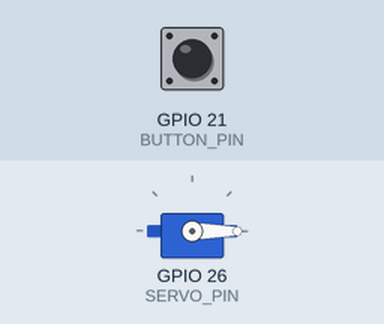
Recording of a sketch running on a simulated ESP32. Parts: servo. The inputs (shaded band) are chosen by the test bench; at power-on: GPIO 21 (BUTTON_PIN) HIGH. WiFi joins after 1.5 s; servers stay silent unless stated; network time is answered at once with the bench clock; the local clock reads 2024-03-15 10:24:30 at power-on unless the sketch sets it; what the sketch prints to the serial monitor is not drawn.

Above: at 3.7 s.
3.8 s: GPIO 21 (BUTTON_PIN) pulled LOW for 0.15 s
At 4.5 s:
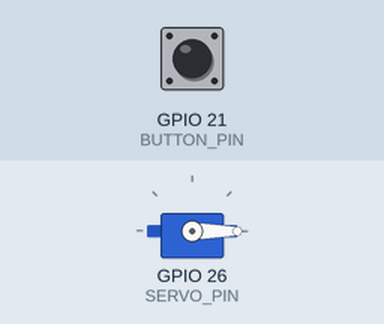
Timing chart, 0 to 12.9 s (numbered marks = the images above; inputs shaded):
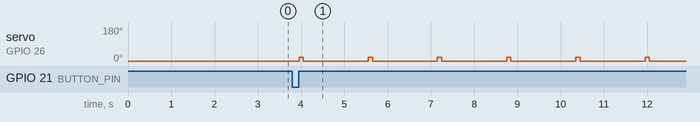

The sketch:

clock.ino
```cpp
#include <WiFi.h>
#include <WiFiUdp.h>
#include <NTPClient.h>
#include <TimeLib.h>
#include <ESP32Servo.h>
#include "ESPAsyncWebServer.h"

// PINs
#define SERVO_PIN 26
#define BUTTON_PIN 21

// Global variables
Servo servoMotor;
WiFiUDP ntpUDP;
int servoInitPos = 0;
int servoFinalPos = 20;
AsyncWebServer server(80);
int cur_speed;
unsigned long last_unix_epoch; // Unix epoch time spot of the most recent reset()
int buttonLastState;
bool knocked;

// Setting up wifi info
const char *ssid     = "P60Art";
const char *password = "fsj13579";

const char *server_id = "ESP";
const char *server_pwd = "espespespesp";

// NTPClient for querying accurate Internet time
NTPClient timeClient(ntpUDP, "asia.pool.ntp.org", -14400, 60000);

char Time[ ] = "TIME:00:00:00";
char Date[ ] = "DATE:00/00/2000";
byte last_second, second_, minute_, hour_, day_, month_;
int year_;


// Convert a string representation of an integer back into an integer
int str2int(String s) {
  int ret = 0;
  Serial.println(s);
  for (int i = 0; i < s.length(); i++) {
    ret *= 10;
    ret += (s[i]-'0');
  }
  return ret;
}

void setup() {

  Serial.begin(115200);

  // Setting up WiFi
  WiFi.begin(ssid, password);
  Serial.print("Connecting WiFi.");
  while ( WiFi.status() != WL_CONNECTED ) {
    delay(500);
    Serial.print(".");
  }
  Serial.println("\nSuccessfully connected to WiFI.\n");

  // Setting up server for other device to communicate using http proxy
  WiFi.softAP(server_id, server_pwd);
  Serial.print("\nSetting up server...");
  // WiFi.softAP(ssid, password);
  IPAddress IP = WiFi.softAPIP();
  Serial.println(IP);
  Serial.print("\nSuccessfully set up server.\n");

  // This creates a new thread that constantly waits for new requests.
  // Once a new request is detected, the callback function would be called to change clock speed.
  // Calls back when receive inputs.
  server.on("/test",HTTP_POST,[](AsyncWebServerRequest * request){},
    NULL,[](AsyncWebServerRequest * request, uint8_t *data_in, size_t len, size_t index, size_t total) {
      // uint8_t new_speed = *data_in;
      String val = String((char*)data_in, len);
      int new_speed = str2int(val);
      int speed = new_speed;
      Serial.print("Accelerate request\n");
      Serial.println(speed);
      if(speed != cur_speed) {
        // reset everything then change speed
        accelerate(speed);
      }
      request->send_P(200, "text/plain", String("accelerated").c_str());
  });
  server.begin();

  // Other initializations
  timeClient.begin(); // Setting up time client
  servoMotor.attach(SERVO_PIN);  // Setting up servo
  pinMode(BUTTON_PIN, INPUT_PULLUP); // Setting up button
  cur_speed = 1;
  last_unix_epoch = timeClient.getEpochTime();
  buttonLastState = HIGH;
  knocked = false;

  // Initialize servo position
  servoMotor.write(servoInitPos);
  delay(1000);
}

// Reset everything.
void reset() {
  timeClient.update();
  cur_speed = 1;
  last_unix_epoch = timeClient.getEpochTime();
}

// Pre-defined servo behavior for making sound signal
void moveServo(int delay_time1, int delay_time2){
  Serial.println("Moving arm!");
  servoMotor.write(servoFinalPos);
  delay(delay_time1);
  servoMotor.write(servoInitPos);
  delay(delay_time2);
}

// Double click the bell to show the second digit of minute.
void moveServo_double(int delay_time1, int delay_time2, int delay_time3){
  Serial.println("Moving arm!");
  servoMotor.write(servoFinalPos);
  delay(delay_time1);
  servoMotor.write(servoInitPos);
  delay(delay_time2);
  Serial.println("Moving arm!");
  servoMotor.write(servoFinalPos);
  delay(delay_time1);
  servoMotor.write(servoInitPos);
  delay(delay_time3);
}

// Print the current Internet time
void printGlobalTime() {
  timeClient.update();
  unsigned long unix_epoch = timeClient.getEpochTime();
  minute_ = minute(unix_epoch);
  hour_   = hour(unix_epoch);
  day_    = day(unix_epoch);
  month_  = month(unix_epoch);
  year_   = year(unix_epoch);

  Time[12] = second_ % 10 + 48;
  Time[11] = second_ / 10 + 48;
  Time[9]  = minute_ % 10 + 48;
  Time[8]  = minute_ / 10 + 48;
  Time[6]  = hour_   % 10 + 48;
  Time[5]  = hour_   / 10 + 48;

  Serial.print(Time);
}

// Get the local clock time
// Returns nothing, but changes the input array.
void getLocalTime(byte* time_arr) {
  // Calculate locally accelerated time and return with the arguments passed in
  // time_arr[0]: hour in local time
  // time_arr[1]: minute in local time
  // time_arr[2]: second in local time
  timeClient.update();
  unsigned long unix_epoch = timeClient.getEpochTime();
  unsigned long real_time_passed = unix_epoch - last_unix_epoch;
  unsigned long local_unix_epoch = last_unix_epoch + (unsigned long)cur_speed*real_time_passed;
  time_arr[0] = hour(local_unix_epoch) % 12;
  time_arr[1] = minute(local_unix_epoch) % 60;
  time_arr[2] = second(local_unix_epoch) % 60;
}

// Print local clock time
void printLocalTime() {
  byte time[5];
  getLocalTime(time);
  Time[12] = time[2] % 10 + 48;
  Time[11] = time[2] / 10 + 48;
  Time[9]  = time[1] % 10 + 48;
  Time[8]  = time[1] / 10 + 48;
  Time[6]  = time[0] % 10 + 48;
  Time[5]  = time[0] / 10 + 48;
  Serial.print(Time);
}

// Change local clock speed after syncing with Internet clock
void accelerate(int speed) {
  timeClient.update();
  last_unix_epoch = timeClient.getEpochTime();
  cur_speed = speed;
}

void loop() {
  byte time[5];
  int buttonCurState = digitalRead(BUTTON_PIN);
  // getLocalTime(time);

  // Check whether button is hit
  if(buttonLastState == LOW && buttonCurState == HIGH) {
    Serial.print("Local Time: \n");
    printLocalTime();
    Serial.print("\nGlobal Time: \n");
    printGlobalTime();

    getLocalTime(time);

    // Click to show hour
    Serial.print("\nMoving servos to show hour...\n");
    for(int i = 0; i < time[0]; i++) moveServo(100, 1500);
    // Serial.print("\nMoved %d times!", &time[0]);

    // Double click to show tens of minute
    Serial.print("Moving servos to show minute...\n");
    delay(1000);
    for(int i = 0; i < time[1]/10; i++) moveServo_double(100, 100, 500);
    delay(1000); // Wait 2 seconds after button clicking event

    // Single but quicker click to show minute digit
    for(int i = 0; i < time[1]%10; i++) moveServo(100, 300);
  }

  // Check local time
  // Move servo every 15 minutes
  getLocalTime(time);
  if(time[1] % 15 == 0 && !knocked) {
    // Move servo once every 15 minutes (in local clock);
    Serial.print("Local Time: \n");
    printLocalTime();
    Serial.print("\nGlobal Time: \n");
    printGlobalTime();
    moveServo(100, 1500);
    knocked = true;
  }
  else {
    if(time[1] % 15 != 0) knocked = false;
  }
  buttonLastState = buttonCurState;
}
```

Measured:
- after the input at 3.8 s, servo on GPIO 26 (SERVO_PIN): alternates 20° for 0.10 s and 0° for 1.5 s, starting after 0.15 s
